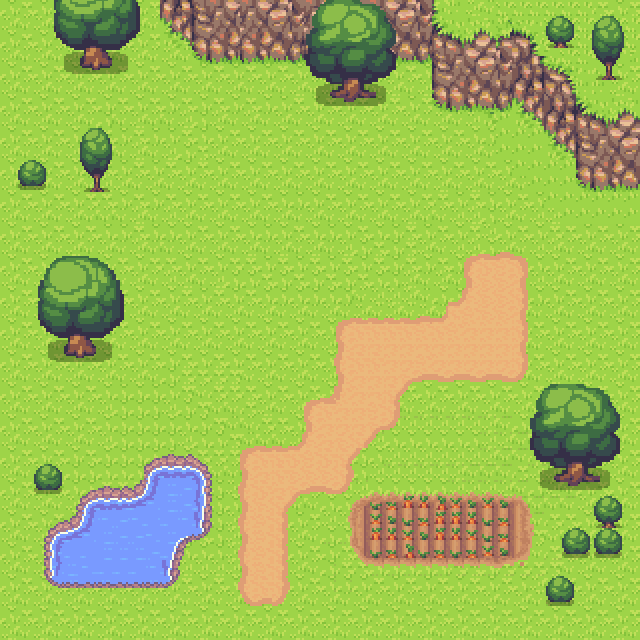

This game map was drawn from its Tiled (.tmx) file and the tilesets committed beside it. A one-line description and the trimmed map source follow:
An orthogonal 40x40 tile map with 16x16 px tiles, 3 tile layers (terrain, bridge, deco) and 3 objects (2x npc).

<map version="1.10" tiledversion="1.10.2" orientation="orthogonal" renderorder="right-down" width="40" height="40" tilewidth="16" tileheight="16" infinite="0" nextlayerid="8" nextobjectid="10">
 <editorsettings>
  <export target="json/tilemap.json" format="json" />
 </editorsettings>
 <tileset firstgid="1" source="tiles/rpg-tileset.tsx" />
 <layer id="1" name="terrain" width="40" height="40" locked="1">
  <data>[1600 cells, 1600 non-empty, 71 distinct tile ids]</data>
 </layer>
 <layer id="2" name="bridge" width="40" height="40">
  <data>[1600 cells, 91 non-empty, 37 distinct tile ids]</data>
 </layer>
 <layer id="3" name="deco" width="40" height="40">
  <data>[1600 cells, 497 non-empty, 200 distinct tile ids]</data>
 </layer>
 <objectgroup id="5" name="zone">
  <object id="1" x="233" y="586" width="61" height="11">
   <properties>
    <property name="comesBackFrom" value="right" />
    <property name="scene" value="Level2" />
    <property name="type" value="CHANGE_SCENE" />
   </properties>
  </object>
 </objectgroup>
 <objectgroup id="7" name="npcs">
  <object id="3" name="npc" x="445.333" y="224.333">
   <properties>
    <property name="message" value="Hello! Welcome to ai town!" />
   </properties>
   <point />
  </object>
  <object id="4" name="npc" x="551" y="303">
   <properties>
    <property name="message" value="Hello! You are doing fine :)" />
   </properties>
   <point />
  </object>
 </objectgroup>
</map>
